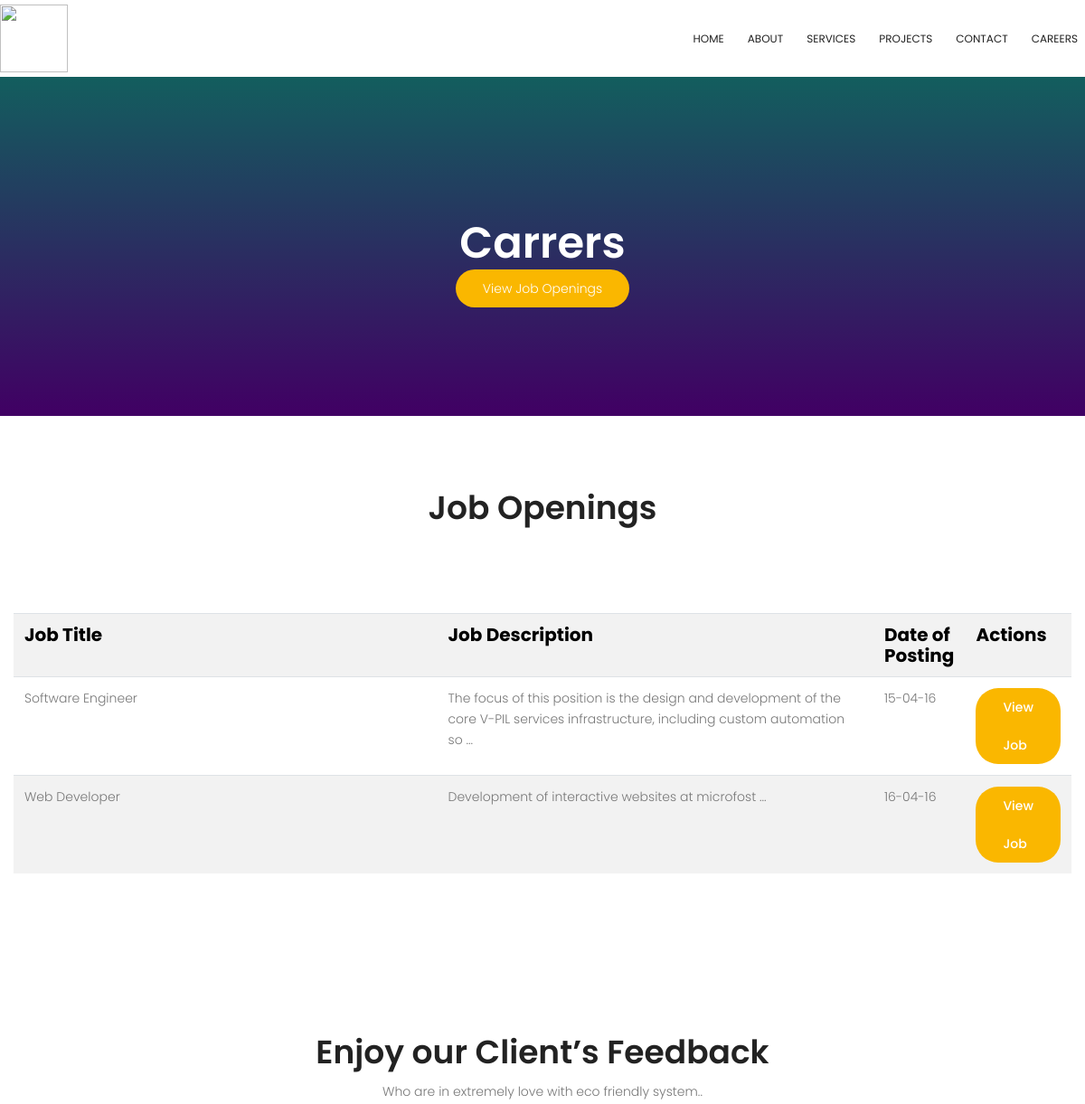
Page /careers/index.php (upper part) on the earlier database version.
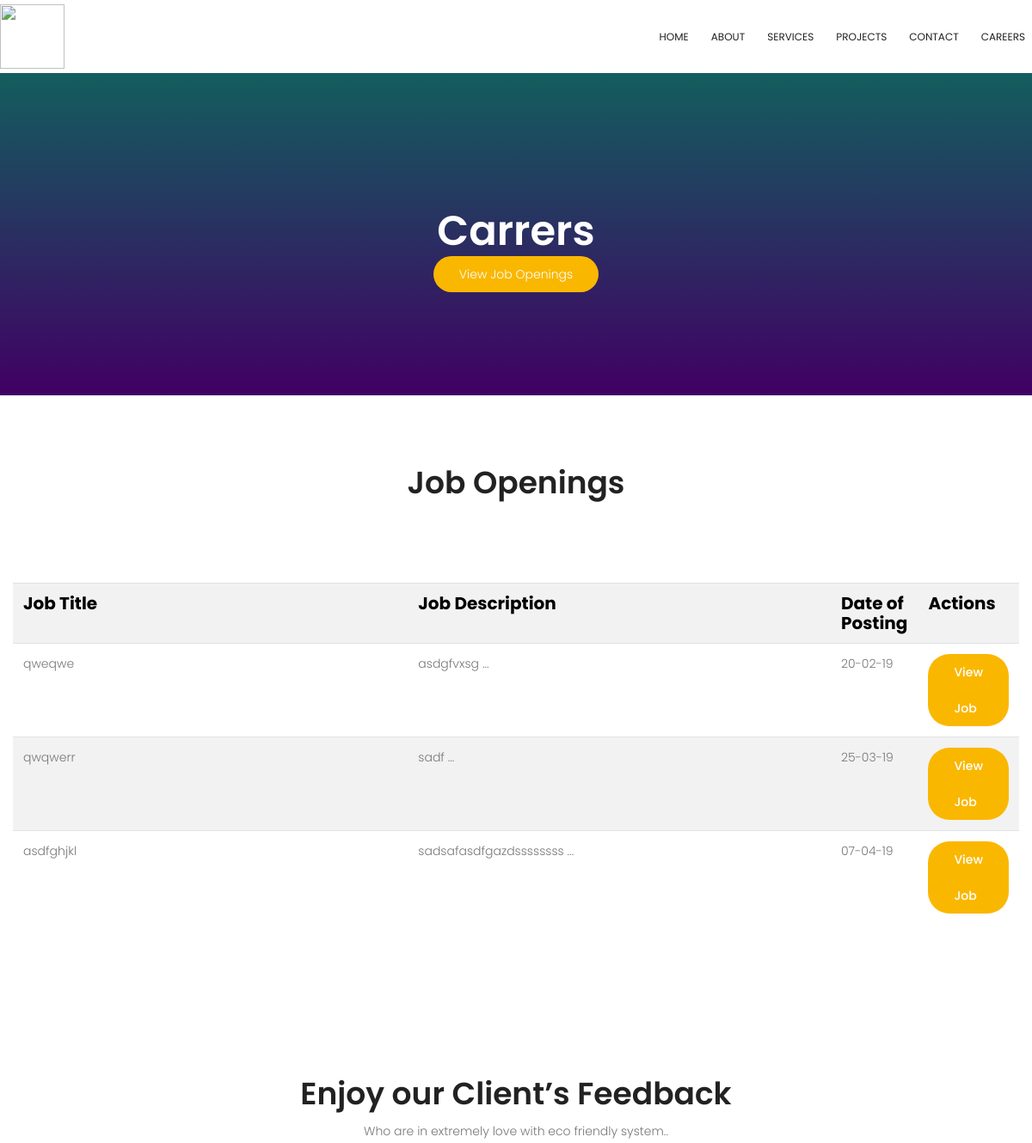
Same page on the later database version.
### tables this page shows
CREATE TABLE `jobs` (
  `jobid` int(20) NOT NULL,
  `title` varchar(100) DEFAULT NULL,
  `jobdesc` varchar(700) NOT NULL,
  `vacno` int(20) DEFAULT NULL,
  `experience` varchar(100) DEFAULT NULL,
  `basicpay` varchar(100) DEFAULT NULL,
  `fnarea` varchar(100) DEFAULT NULL,
  `ugqual` varchar(100) DEFAULT NULL,
  `pgqual` varchar(100) DEFAULT NULL,
  `profile` varchar(700) DEFAULT NULL,
  `postdate` varchar(20) NOT NULL
);

### careers/index.php (the view, shortened to what this page needs)
 <?php
include_once('config.php');
$query=mysqli_query($db1,"select * from jobs");
?>
<!DOCTYPE html>
	<html lang="zxx" class="no-js">
	<head>
			<link rel="stylesheet" href="css/linearicons.css">
			<link rel="stylesheet" href="css/font-awesome.min.css">
			<link rel="stylesheet" href="css/bootstrap.css">
			<link rel="stylesheet" href="css/magnific-popup.css">
			<link rel="stylesheet" href="css/nice-select.css">
			<link rel="stylesheet" href="css/hexagons.min.css">
			<link rel="stylesheet" href="css/animate.min.css">
			<link rel="stylesheet" href="css/owl.carousel.css">
			<link rel="stylesheet" href="css/main.css">
			<link rel="stylesheet" href="css/style.css">
		</head>
		<body>
			  <header id="header" id="home">
			    <div class="container main-menu">
			    	<div class="row align-items-center justify-content-between d-flex">
				      <div id="logo">
				        <a href="index.php"><img src="img/iugale.png" alt="" title="" height="75" width="75"/></a>
				      </div>
				      <nav id="nav-menu-container">
				        <ul class="nav-menu">
								<li class="menu-active"><a href="../index.php">Home</a></li>
								<li><a href="../about.html">About</a></li>
					  <li> <a href="../services.html">Services</a></li>
					  <li><a href="../projects.php">Projects</a></li>
					  <li><a href="../contact.html">Contact</a></li>
					  <li> <a href="index.php">Careers</a></li>
				        </ul>
				      </nav>
			    	</div>
			    </div>
			  </header>
			<section class="relative" id="home" >
				<div class="overlay overlay-bg"></div>
				<div class="container">
					<div class="row d-flex align-items-center justify-content-center">
						<div class="about-content col-lg-12">
							<h1 class="text-white"> Carrers	</h1>
							<a class="primary-btn" href="index.php?#jobs">View Job Openings</a>
						</div>
					</div>
				</div>
			</section>
            <section class=" section-gap" id="jobs" >
						<div class="row justify-content-center">
						<div class="col-md-12 pb-60 header-text text-center">
							<h1 class="mb-10">Job Openings</h1>
						</div>
					</div>
					<div class="container" id="viewmain">
			    <div class="table-responsive">
    <table style="padding-top: 25px;" class="table table-responsive table-striped">
			        <th class="bl"style="width: 620px;">Job Title</th>
			        <th class="bl"style="width: 620px;">Job Description</th>
			        <th class="bl">Date of Posting</th>
			        <th class="bl" colspan="3"> Actions  </th>
			    <?php
			    while($result=mysqli_fetch_array($query)){
			    echo" <tr> ";
			        echo "<td >".$result['title']."</td>";
			        echo "<td >".substr($result['jobdesc'],0,130)." ...</td>";
			        echo "<td >".$result['postdate']."</td>";
			        echo "<td >  <a class='primary-btn' href='viewofjs.php?jid=".$result['jobid']."&st=0'>View Job</a> </td>";
			        echo "</tr>";
			    }
			?>
    </table>
</div>
</div>
			</section>
			<section class="feedback-area aboutus-feedback section-gap" id="feedback">
				<div class="container">
					<div class="row justify-content-center">
						<div class="col-md-12 pb-60 header-text text-center">
							<h1 class="mb-10">Enjoy our Client’s Feedback</h1>
							<p>
								Who are in extremely love with eco friendly system..
							</p>
						</div>
					</div>
				</div>
			</section>
		</body>
	</html>

Differences in the rows shown:
removed jobs: title "Software Engineer", jobdesc "The focus of this position is the design and development of the core V-PIL services infrastructure, including custom automation so", postdate "15-04-16"
removed jobs: title "Web Developer", jobdesc "Development of interactive websites at microfost", postdate "16-04-16"
added jobs: title "qweqwe", jobdesc "asdgfvxsg", postdate "20-02-19"
added jobs: title "qwqwerr", jobdesc "sadf", postdate "25-03-19"
added jobs: title "asdfghjkl", jobdesc "sadsafasdfgazdssssssss", postdate "07-04-19"
